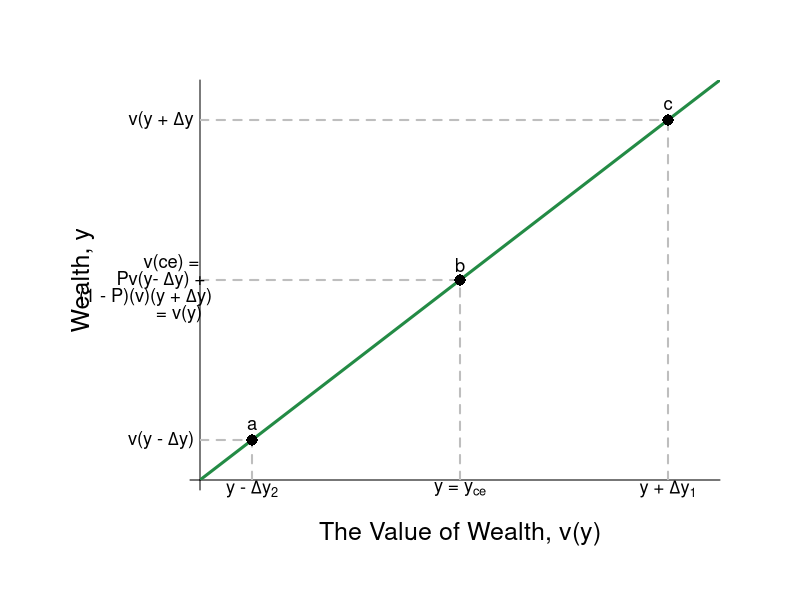

The R source for this figure:
#Graph Designer: Simon Halliday
#Authors: Bowles, Foley and Halliday
#Title: Coordination, Conflict and Competition: A Text in Microeconomics

library(shape)
require(shape)
pdf(file = "/Users/rileyboeth/Library/Mobile Documents/com~apple~CloudDocs/bfh textbook - backup/coordination_failures/figure4_2.pdf", width = 10, height = 8)

#Set parameters for graphics
axislabelsize <- 1.5
labelsize <- 1.1
graphlinewidth <- 3
segmentlinewidth <- 2

COL <- c("#7fc97f", "#beaed4", "#fdc086", "#ffff99", "#386cb0", "#f0027f", "#bf5b17", "#666666")
COLA <- c("#e0f3db", "#99d8c9","#66c2a4","#41ae76", "#238b45", "#005824")
COLB <- c("#4eb3d3", "#2b8cbe", "#0868ac","#084081")

#Edited the margins to cater for the larger LHS labels
par(mar =  c(6, 10, 4, 4))

#Linear utility of wealth equation

LinearU <- function(x,y) {
  x
}


#Add limits on axes and levels of utility for each indifference curve
ylims <- c(0, 40)
xlims <- c(0, 40)

npts <- 501 
x <- seq(xlims[1], xlims[2], length.out = npts)
y <- seq(ylims[1], ylims[2], length.out = npts) 

plot(0, 0, xlim = xlims, ylim = ylims, type = "n",
     xlab = expression(paste("")),
     ylab = expression(paste("")), 
     xaxt = "n", 
     yaxt = "n", 
     cex.lab = axislabelsize, 
     bty = "n", 
     xaxs="i", 
     yaxs="i"
)

#x and y limits with plain axes without ticks/numbers to match previous graph

ticksx <- seq(from = 0, to = xlims[2]+1, by = 41)
xlabels <- seq(from = 0, to = xlims[2], by = 1)
ticksy <- seq(from = 0, to = ylims[2]+1, by = 41)
ylabels <- seq(from = 0, to = ylims[2], by = 10)

axis(1,at = ticksx,  pos = 0, labels = FALSE)
axis(2,at = ticksy,  pos = 0, labels = FALSE, las = 1)

npts <- 500 
xx1 <- seq(xlims[1], xlims[2], length.out = npts)
xx2 <- seq(0, xlims[2], length.out = npts)
xx3 <- seq(xlims[1], 0, length.out = npts)
xx4 <- seq(-11, 0, length.out = npts)

#Axis labels and draw linear utility function
mtext(expression(paste("The Value of Wealth, v(y)")), side = 1, line = 2.5, cex = axislabelsize)
text(-9, 0.5*ylims[2], expression(paste("Wealth, y")), xpd = TRUE, cex = axislabelsize, srt = 90) 

lines(xx1, LinearU(xx1, y), col = COLA[5], lwd = graphlinewidth)

#Label 3 points on line

text(4, 5.5, expression(paste("a")), cex = labelsize)
segments(4, 0, 4, 4, lty = 2, col = "gray", lwd = segmentlinewidth)
segments(0, 4, 4, 4, lty = 2, col = "gray", lwd = segmentlinewidth)
points(4, 4, pch = 16, col = "black", cex = 1.5)

text(20, 21.5, expression(paste("b")), cex = labelsize)
segments(20, 0, 20, 20, lty = 2, col = "gray", lwd = segmentlinewidth)
segments(0, 20, 20, 20, lty = 2, col = "gray", lwd = segmentlinewidth)
points(20, 20, pch = 16, col = "black", cex = 1.5)

text(36, 37.5, expression(paste("c")), cex = labelsize)
segments(36, 0, 36, 36, lty = 2, col = "gray", lwd = segmentlinewidth)
segments(0, 36, 36, 36, lty = 2, col = "gray", lwd = segmentlinewidth)
points(36, 36, pch = 16, col = "black", cex = 1.5)

#Label y-sub,x-sub,etc. on axes

text(36, -.9, expression(paste("y + ", Delta, "y"[1])), xpd = TRUE, cex = labelsize)
text(20, -.9, expression(paste("y = y"[ce])),  xpd = TRUE,  cex = labelsize)
text(4, -.9, expression(paste("y - ",Delta,"y"[2])),  xpd = TRUE,  cex = labelsize)


text(-3, 36, expression(paste("v(y + ",Delta,"y")), xpd = TRUE, cex = labelsize)
text(-2, 21.7, expression(paste("v(ce) = ")),  xpd = TRUE, cex = labelsize)
text(-2.8, 20, expression(paste("Pv(y- ",Delta,"y) + ")),  xpd = TRUE, cex = labelsize)
text(-4.2, 18.3, expression(paste("(1 - P)(v)(y + ",Delta,"y)")),  xpd = TRUE, cex = labelsize)
text(-1.8, 16.6, expression(paste(" = v(y)")),  xpd = TRUE, cex = labelsize)
text(-3, 4, expression(paste("v(y - ",Delta,"y)")),  xpd = TRUE,  cex = labelsize)


dev.off()
